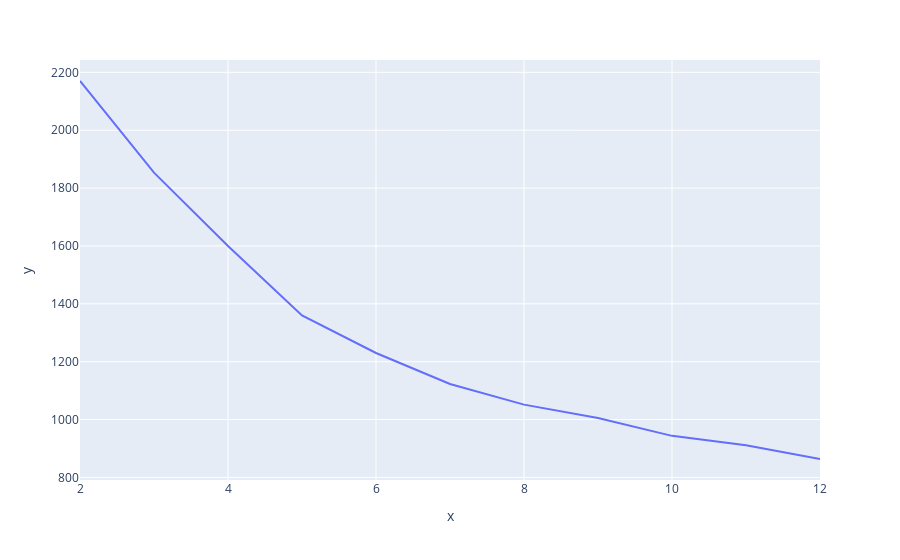

This figure's notebook cell:
### Code cell
px.line(x=n_clusters,y=inertia_errors)

### Figure 1 — Plotly figure (JSON) as saved in the notebook; plotly's stock layout.template omitted (floating-point values rounded to 4 significant figures)
{"data": [{"hovertemplate": "x=%{x}<br>y=%{y}<extra></extra>", "legendgroup": "", "line": {"color": "#636efa", "dash": "solid"}, "marker": {"symbol": "circle"}, "mode": "lines", "name": "", "orientation": "v", "showlegend": false, "type": "scatter", "x": [2, 3, 4, 5, 6, 7, 8, 9, 10, 11, 12], "xaxis": "x", "y": [2170.0, 1853.0, 1600.0, 1360.0, 1230.0, 1123.0, 1052.0, 1006.0, 943.7, 910.9, 863.7], "yaxis": "y"}], "layout": {"legend": {"tracegroupgap": 0}, "margin": {"t": 60}, "xaxis": {"anchor": "y", "domain": [0, 1], "title": {"text": "x"}}, "yaxis": {"anchor": "x", "domain": [0, 1], "title": {"text": "y"}}}}
